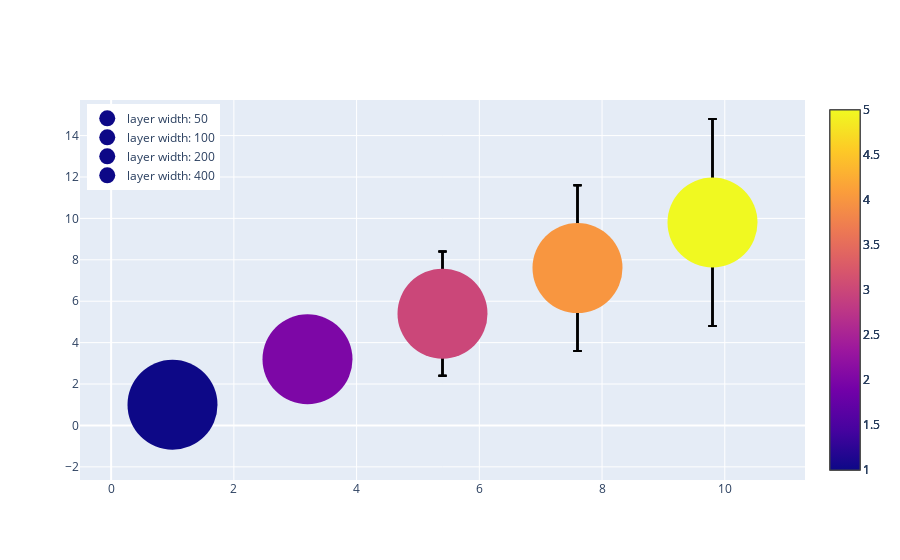

This figure's notebook cell:
### Code cell
fig = go.Figure()

fig.add_trace(go.Scatter(
    x=[1, 3.2, 5.4, 7.6, 9.8],
    y=[1, 3.2, 5.4, 7.6, 9.8],
    mode='markers',
    marker=dict(
        color=[1, 2, 3, 4, 5],
        size=30,
        showscale=True
        ),
    error_y=dict(
            type='data', # value of error bar given in data coordinates
            array=[1, 2, 3, 4, 5],
            visible=True),
    name='layer width: 50'
))

fig.add_trace(go.Scatter(
    x=[1, 3.2, 5.4, 7.6, 9.8],
    y=[1, 3.2, 5.4, 7.6, 9.8],
    mode='markers',
    marker=dict(
        color=[1, 2, 3, 4, 5],
        size=55,
        showscale=True
        ),
    error_y=dict(
            type='data', # value of error bar given in data coordinates
            array=[1, 2, 3, 4, 5],
            visible=True),
    name='layer width: 100'
))

fig.add_trace(go.Scatter(
    x=[1, 3.2, 5.4, 7.6, 9.8],
    y=[1, 3.2, 5.4, 7.6, 9.8],
    mode='markers',
    marker=dict(
        color=[1, 2, 3, 4, 5],
        size=70,
        showscale=True
        ),
    error_y=dict(
            type='data', # value of error bar given in data coordinates
            array=[1, 2, 3, 4, 5],
            visible=True),
    name='layer width: 200'
))

fig.add_trace(go.Scatter(
    x=[1, 3.2, 5.4, 7.6, 9.8],
    y=[1, 3.2, 5.4, 7.6, 9.8],
    mode='markers',
    marker=dict(
        color=[1, 2, 3, 4, 5],
        size=90,
        showscale=True
        ),
    error_y=dict(
            type='data', # value of error bar given in data coordinates
            array=[1, 2, 3, 4, 5],
            visible=True),
    name='layer width: 400'
))

fig.update_layout(legend=dict(
    yanchor="top",
    y=0.99,
    xanchor="left",
    x=0.01
))

fig.show()

### Figure 1 — Plotly figure (JSON) as saved in the notebook; plotly's stock layout.template omitted (floating-point values rounded to 4 significant figures)
{"data": [{"error_y": {"array": [1, 2, 3, 4, 5], "type": "data", "visible": true}, "marker": {"color": [1, 2, 3, 4, 5], "showscale": true, "size": 30}, "mode": "markers", "name": "layer width: 50", "type": "scatter", "x": [1, 3.2, 5.4, 7.6, 9.8], "y": [1, 3.2, 5.4, 7.6, 9.8]}, {"error_y": {"array": [1, 2, 3, 4, 5], "type": "data", "visible": true}, "marker": {"color": [1, 2, 3, 4, 5], "showscale": true, "size": 55}, "mode": "markers", "name": "layer width: 100", "type": "scatter", "x": [1, 3.2, 5.4, 7.6, 9.8], "y": [1, 3.2, 5.4, 7.6, 9.8]}, {"error_y": {"array": [1, 2, 3, 4, 5], "type": "data", "visible": true}, "marker": {"color": [1, 2, 3, 4, 5], "showscale": true, "size": 70}, "mode": "markers", "name": "layer width: 200", "type": "scatter", "x": [1, 3.2, 5.4, 7.6, 9.8], "y": [1, 3.2, 5.4, 7.6, 9.8]}, {"error_y": {"array": [1, 2, 3, 4, 5], "type": "data", "visible": true}, "marker": {"color": [1, 2, 3, 4, 5], "showscale": true, "size": 90}, "mode": "markers", "name": "layer width: 400", "type": "scatter", "x": [1, 3.2, 5.4, 7.6, 9.8], "y": [1, 3.2, 5.4, 7.6, 9.8]}], "layout": {"legend": {"x": 0.01, "xanchor": "left", "y": 0.99, "yanchor": "top"}}}
